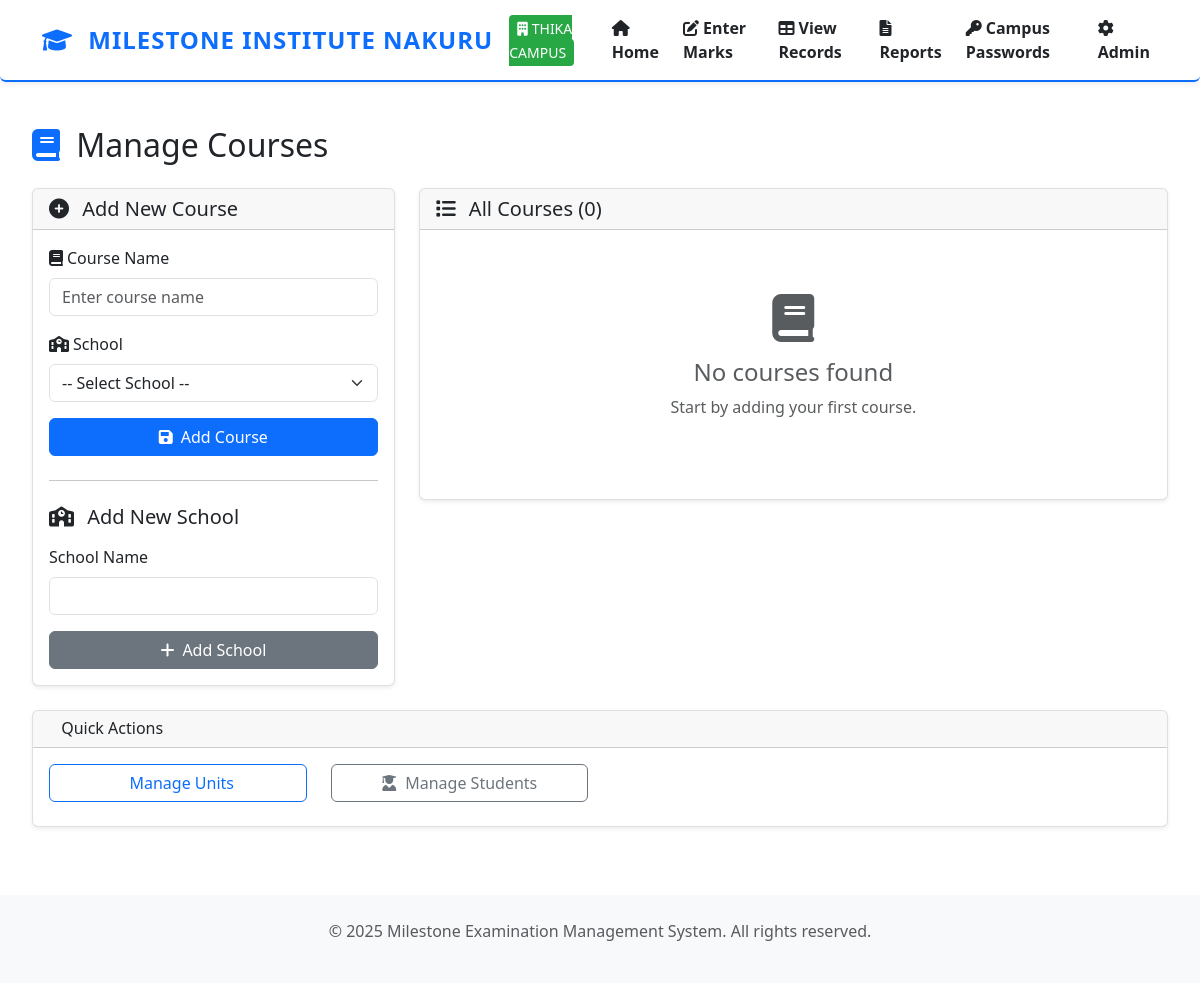
The app's page /manage-courses/ (signed in), older data.
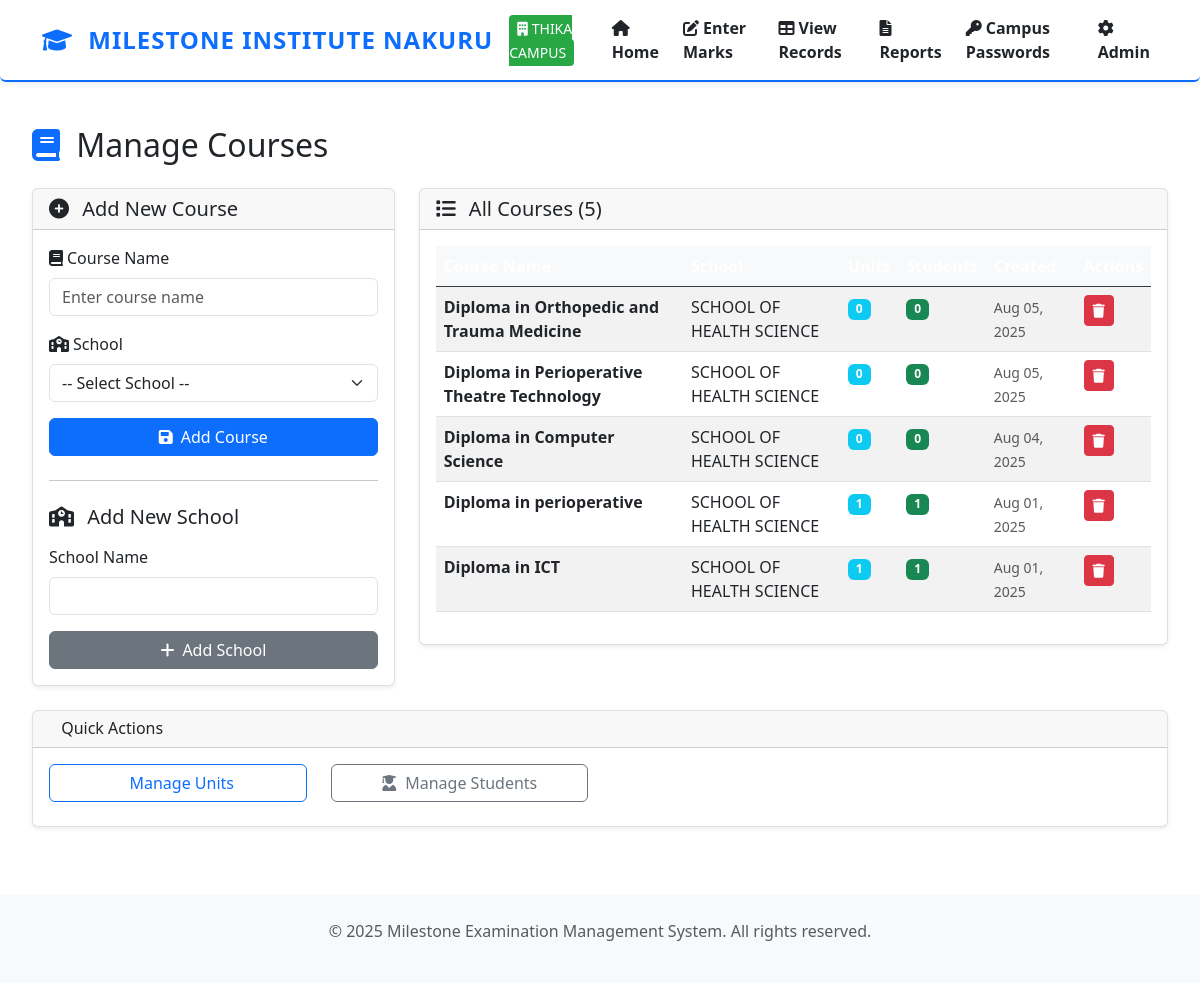
The same page, newer data.
### exams/models.py (models this page shows, shortened)
class Campus(models.Model):
    name = models.CharField(max_length=100, unique=True)

class Course(models.Model):
    name = models.CharField(max_length=100)
    school = models.ForeignKey(School, on_delete=models.CASCADE, related_name='courses', null=True, blank=True)
    created_at = models.DateTimeField(auto_now_add=True)
    updated_at = models.DateTimeField(auto_now=True)
    class Meta:
        ordering = ['name']
        unique_together = ['name', 'school']

class School(models.Model):
    name = models.CharField(max_length=100)  # Removed unique=True
    campus = models.ForeignKey(Campus, on_delete=models.CASCADE, related_name='schools')
    created_at = models.DateTimeField(auto_now_add=True)
    updated_at = models.DateTimeField(auto_now=True)
    class Meta:
        ordering = ['name']
        unique_together = ['name', 'campus']

### exams/views.py (the view, shortened to what this page needs)
# urls.py: path('manage-courses/', views.manage_courses, name='manage_courses'),
def manage_courses(request):
    current_campus = get_current_campus(request)
    if not current_campus and not request.user.is_superuser:
        return redirect('exams:campus_select')
    schools = School.objects.select_related('campus').all().order_by('name')
    courses = Course.objects.select_related(
        'school',
        'school__campus'
    ).prefetch_related(
        'units',
        'students',
        'units__exam_records'
    ).annotate(
        unit_count=Count('units'),
        student_count=Count('students')
    ).order_by('-created_at')
    print("\n=== COURSE ANALYSIS DEBUG ===")
    print(f"Total courses found: {courses.count()}")
    for i, course in enumerate(courses, 1):
        print(f"\nCourse #{i}: {course.name}")
        print(f"School: {course.school.name if course.school else 'None'}")
        print(f"Campus: {course.school.campus.name if course.school and course.school.campus else 'None'}")
        print(f"Units: {course.unit_count}")
        print(f"Students: {course.student_count}")
        if course.units.exists():
            print("Unit Details:")
            for unit in course.units.all():
                print(f"  - {unit.name}: {unit.exam_records.count()} records")
    if current_campus:
        courses = courses.filter(school__campus=current_campus)
        schools = schools.filter(campus=current_campus)
        print(f"\nFiltered to {current_campus.name} campus: {courses.count()} courses")
    if request.method == 'POST' and 'create_course' in request.POST:
        form = CourseForm(request.POST)
        if form.is_valid():
            course = form.save(commit=False)
            school_id = request.POST.get('school')
            if not school_id:
                messages.error(request, 'Please select a school')
                return redirect('exams:manage_courses')
            try:
                school = School.objects.get(id=school_id)
                existing_course = Course.objects.filter(
                    name__iexact=course.name,
                    school=school
                ).first()
                if existing_course:
                    messages.error(request, f'Course "{course.name}" already exists in {school.name}')
                    return redirect('exams:manage_courses')
                course.school = school  # Explicitly set school relationship
                course.save()
                print(f"\nDEBUG: Created course - Name: {course.name}")
                print(f"School: {course.school.name if course.school else 'None'}")
                print(f"Campus: {course.school.campus.name if course.school and course.school.campus else 'None'}")
                print(f"Created at: {course.created_at}")
                messages.success(request, f'Course "{course.name}" created successfully for {school.name}!')
                return redirect('exams:manage_courses')
            except School.DoesNotExist:
                messages.error(request, 'Selected school does not exist')
                return redirect('exams:manage_courses')
            except IntegrityError:
                messages.error(request, f'Course "{course.name}" already exists in {school.name}')
                return redirect('exams:manage_courses')
    else:
        form = CourseForm()
    print("\n=== TEMPLATE CONTEXT DEBUG ===")
    print(f"Passing {courses.count()} courses to template")
    for i, course in enumerate(courses, 1):
        print(f"Course {i}: {course.name} (ID: {course.id})")
        print(f"  School: {course.school.name if course.school else 'None'}")
        print(f"  Units: {course.units.count()}")
        print(f"  Students: {course.students.count()}")
    context = {
        'form': form,
        'courses': courses,
        'schools': schools,
        'current_campus': current_campus,
    }
    return render(request, 'exams/manage_courses.html', context)

### exams/forms.py
class CourseForm(forms.ModelForm):
    class Meta:
        model = Course
        fields = ['name', 'school']
        widgets = {
            'name': forms.TextInput(attrs={'class': 'form-control', 'placeholder': 'Enter course name'}),
            'school': forms.Select(attrs={'class': 'form-control'})
        }

### exams/views.py (called while the page is built)
def get_current_campus(request):
    campus_id = request.session.get('campus_id')
    if campus_id:
        return Campus.objects.get(id=campus_id)
    return None

### templates/exams/manage_courses.html (shortened to what this page needs)
{% extends 'base.html' %}
{% block content %}
<div class="row">
    <div class="col-12">
        <h2 class="mb-4">
            <i class="fas fa-book text-primary me-2"></i>
            Manage Courses
        </h2>
    </div>
</div>
<div class="row">
    <div class="col-lg-4">
        <div class="card">
            <div class="card-header">
                <h5 class="mb-0">
                    <i class="fas fa-plus-circle me-2"></i>
                    Add New Course
                </h5>
            </div>
            <div class="card-body">
                <form method="post" action="?action=create_course">
                    <div class="mb-3">
                        <label for="{{ form.name.id_for_label }}" class="form-label">
                            <i class="fas fa-book me-1"></i>Course Name
                        </label>
                        {{ form.name }}
                    </div>
                    <div class="mb-3">
                        <label for="id_school" class="form-label">
                            <i class="fas fa-school me-1"></i>School
                        </label>
                        <select name="school" id="id_school" class="form-select">
                            <option value="">-- Select School --</option>
                        </select>
                    </div>
                    <button type="submit" name="create_course" class="btn btn-primary w-100">
                        <i class="fas fa-save me-2"></i>Add Course
                    </button>
                </form>
                <hr class="my-4">
                <h5 class="mb-3">
                    <i class="fas fa-school me-2"></i>
                    Add New School
                </h5>
                <form method="post" action="?action=create_school">
                    <div class="mb-3">
                        <label for="school_name" class="form-label">School Name</label>
                        <input type="text" class="form-control" id="school_name" name="school_name" required>
                    </div>
                    <button type="submit" name="create_school" class="btn btn-secondary w-100">
                        <i class="fas fa-plus me-2"></i>Add School
                    </button>
                </form>
            </div>
        </div>
    </div>
    <div class="col-lg-8">
        <div class="card">
            <div class="card-header">
                <h5 class="mb-0">
                    <i class="fas fa-list me-2"></i>
                    All Courses ({{ courses.count }})
                </h5>
            </div>
            <div class="card-body">
                {% if courses %}
                    <div class="table-responsive">
                        <table class="table table-striped table-hover">
                            <thead class="table-dark">
                                <tr>
                                    <th>Course Name</th>
                                    <th>School</th>
                                    <th>Units</th>
                                    <th>Students</th>
                                    <th>Created</th>
                                    <th>Actions</th>
                                </tr>
                            </thead>
                            <tbody>
                                {% for course in courses %}
                                <tr>
                                    <td>
                                        <strong>{{ course.name }}</strong>
                                    </td>
                                    <td>
                                        {{ course.school.name|default:"-" }}
                                    </td>
                                    <td>
                                        <span class="badge bg-info">{{ course.units.count }}</span>
                                    </td>
                                    <td>
                                        <span class="badge bg-success">{{ course.students.count }}</span>
                                    </td>
                                    <td>
                                        <small class="text-muted">{{ course.created_at|date:"M d, Y" }}</small>
                                    </td>
                                    <td>
                                        <form method="post" action="?action=delete_course" class="d-inline">
                                            <button type="submit" class="btn btn-sm btn-danger"
                                                onclick="return confirm('Are you sure you want to delete this course?')">
                                                <i class="fas fa-trash"></i>
                                            </button>
                                        </form>
                                    </td>
                                </tr>
                                {% endfor %}
                            </tbody>
                        </table>
                    </div>
                {% else %}
                    <div class="text-center py-5">
                        <i class="fas fa-book fa-3x text-muted mb-3"></i>
                        <h4 class="text-muted">No courses found</h4>
                        <p class="text-muted">Start by adding your first course.</p>
                    </div>
                {% endif %}
            </div>
        </div>
    </div>
</div>
<div class="row mt-4">
    <div class="col-12">
        <div class="card">
            <div class="card-header">
                <h6 class="mb-0">
                    Quick Actions
                </h6>
            </div>
            <div class="card-body">
                <div class="row">
                    <div class="col-md-3">
                        <a href="{% url 'exams:manage_units' %}" class="btn btn-outline-primary w-100 mb-2">
                            Manage Units
                        </a>
                    </div>
                    <div class="col-md-3">
                        <a href="{% url 'exams:manage_students' %}" class="btn btn-outline-secondary w-100 mb-2">
                            <i class="fas fa-user-graduate me-2"></i>Manage Students
                        </a>
                    </div>
                </div>
            </div>
        </div>
    </div>
</div>
{% endblock %}

### templates/base.html (shortened to what this page needs)
{% load static %}
<!DOCTYPE html>
<html lang="en">
<head>
    <link href="https://cdn.jsdelivr.net/npm/bootstrap@5.3.0/dist/css/bootstrap.min.css" rel="stylesheet">
    <link href="https://cdnjs.cloudflare.com/ajax/libs/font-awesome/6.0.0/css/all.min.css" rel="stylesheet">
</head>
<body>
    <nav class="navbar navbar-expand-lg navbar-light bg-white shadow-sm rounded-bottom" style="border-bottom: 2px solid #0d6efd;">
        <div class="container">
            <a class="navbar-brand text-primary fw-bold" href="{% url 'exams:home' %}" style="font-size:1.5rem;letter-spacing:1px;">
                <i class="fas fa-graduation-cap me-2"></i>
                MILESTONE INSTITUTE NAKURU
            </a>
            <div class="collapse navbar-collapse" id="navbarNav">
                <ul class="navbar-nav ms-auto align-items-center gap-2">
                    {% if current_campus %}
                        <li class="nav-item">
                            <span class="campus-badge">
                                <i class="fas fa-building me-1"></i>{{ current_campus.name }}
                            </span>
                        </li>
                    {% endif %}
                    <li class="nav-item">
                        <a class="nav-link text-dark fw-semibold" href="{% url 'exams:home' %}">
                            <i class="fas fa-home me-1"></i>Home
                        </a>
                    </li>
                    <li class="nav-item">
                        <a class="nav-link text-dark fw-semibold" href="{% url 'exams:enter_marks' %}">
                            <i class="fas fa-edit me-1"></i>Enter Marks
                        </a>
                    </li>
                    <li class="nav-item">
                        <a class="nav-link text-dark fw-semibold" href="{% url 'exams:view_records' %}">
                            <i class="fas fa-table me-1"></i>View Records
                        </a>
                    </li>
                    <li class="nav-item">
                        <a class="nav-link text-dark fw-semibold" href="{% url 'exams:generate_report' %}">
                            <i class="fas fa-file-alt me-1"></i>Reports
                        </a>
                    </li>
                    {% if user.is_superuser %}
                        <li class="nav-item">
                            <a class="nav-link text-dark fw-semibold" href="{% url 'exams:manage_campus_passwords' %}">
                                <i class="fas fa-key me-1"></i>Campus Passwords
                            </a>
                        </li>
                        <li class="nav-item">
                            <a class="nav-link text-dark fw-semibold" href="/admin/">
                                <i class="fas fa-cog me-1"></i>Admin
                            </a>
                        </li>
                    {% endif %}
                </ul>
            </div>
        </div>
    </nav>
    <main class="container-fluid mt-4">
        <div class="content-wrapper">
            {% block content %}{% endblock %}
        </div>
    </main>
    <footer class="bg-light text-center text-muted py-4 mt-5">
        <div class="container">
            <p>&copy; 2025 Milestone Examination Management System. All rights reserved.</p>
        </div>
    </footer>
</body>
</html>

Row changes from the older to the newer data that the page shows:
added Course: name "Diploma in Orthopedic and Trauma Medicine", school.name "SCHOOL OF HEALTH SCIENCE", units.count "0", students.count "0", created_at "Aug 05, 2025"
added Course: name "Diploma in Perioperative Theatre Technology", school.name "SCHOOL OF HEALTH SCIENCE", units.count "0", students.count "0", created_at "Aug 05, 2025"
added Course: name "Diploma in Computer Science", school.name "SCHOOL OF HEALTH SCIENCE", units.count "0", students.count "0", created_at "Aug 04, 2025"
added Course: name "Diploma in perioperative", school.name "SCHOOL OF HEALTH SCIENCE", units.count "1", students.count "1", created_at "Aug 01, 2025"
now on this page (row edited): Course: name "Diploma in ICT", school.name "SCHOOL OF HEALTH SCIENCE", units.count "1", students.count "1", created_at "Aug 01, 2025"
Text that changed along with them:
{{ courses.count }}: "0" → "5"
text no longer shown: "No courses found Start by adding your first course."
